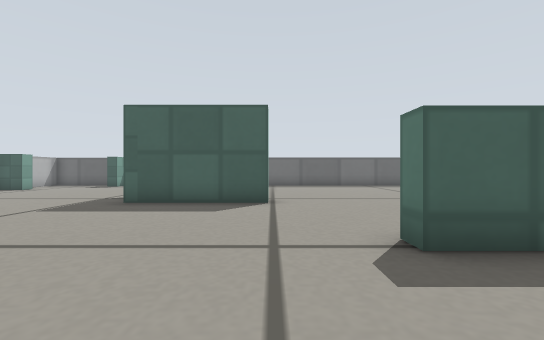
[1] (above)

19 first-person views from a walk through a robot-simulator world made for Gazebo. The camera is 0.17 m above the floor, looks level and sees 90° across. The floor is counted in squares, 0.2 m on a side. Each view is taken from the middle of a square. On the plan, view 1 faces up. The plan holds only what a view shows up to about 10 squares ahead; the rest is blank. Simple patterns stand in for the simulator's built-in surfaces.

[2]
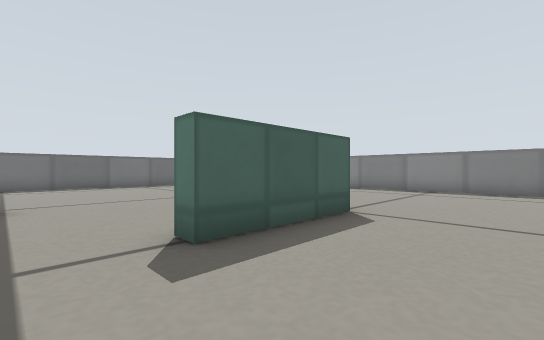

[3]
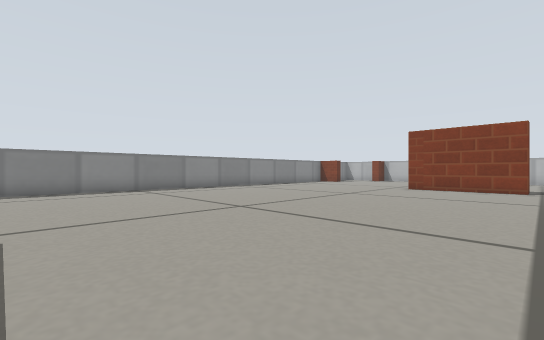

[4]
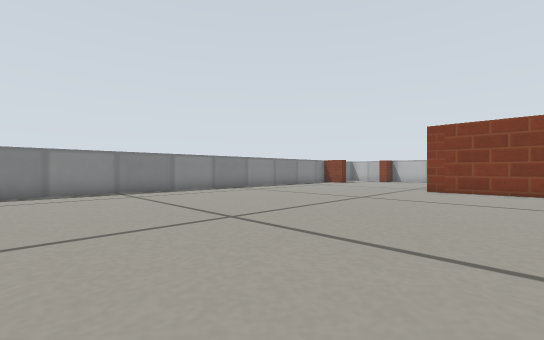

[5]
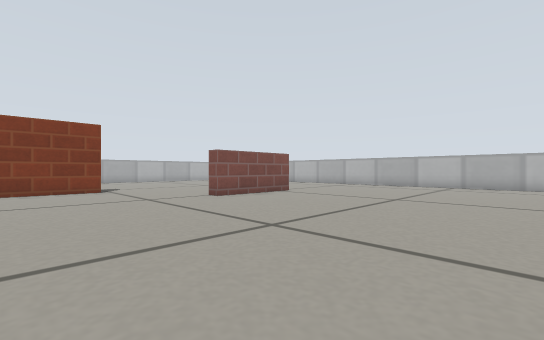

[6]
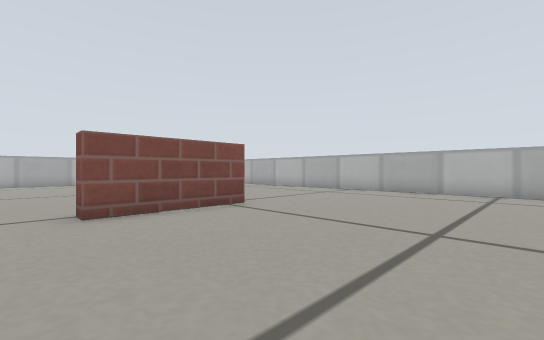

[7]
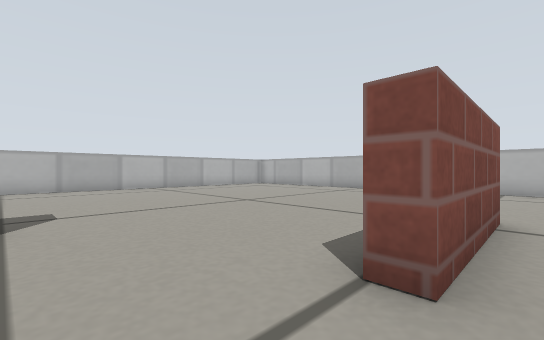

[8]
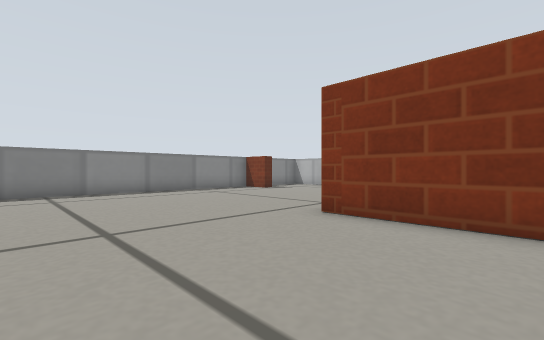

[9]
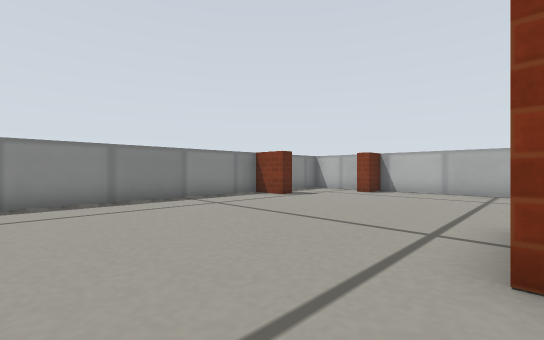

[10]
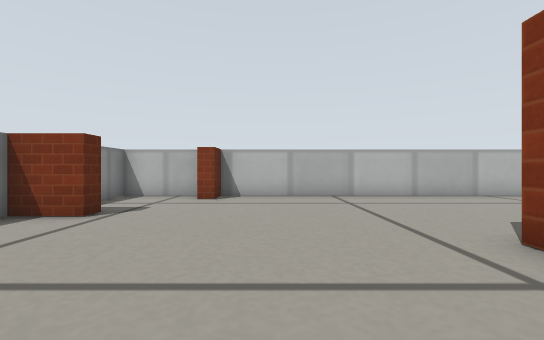

[11]
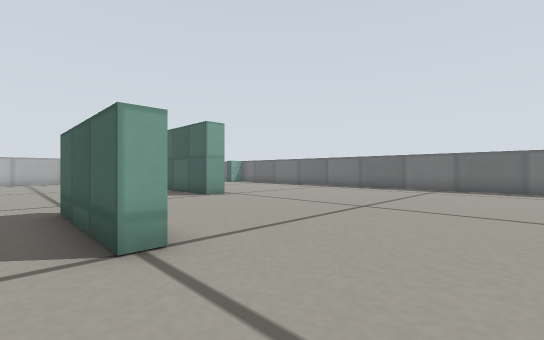

[12]
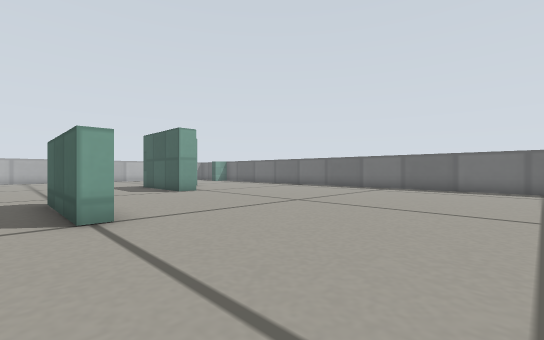

[13]
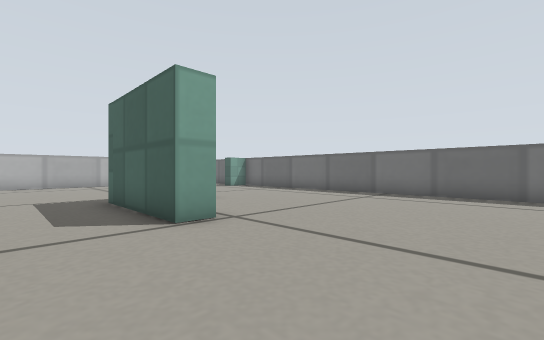

[14]
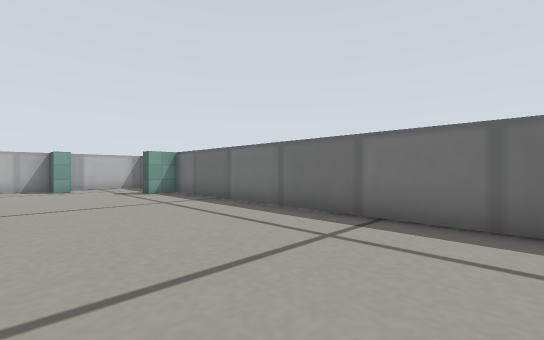

[15]
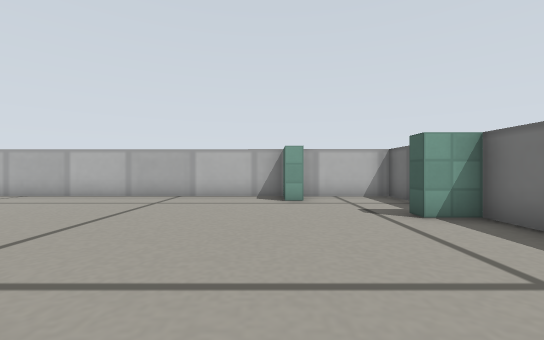

[16]
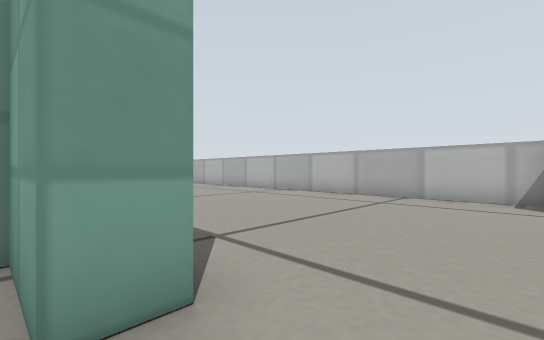

[17]
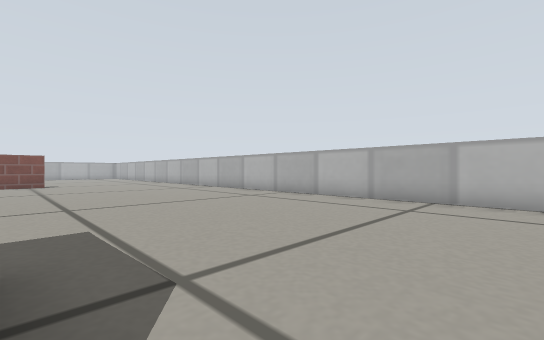

[18]
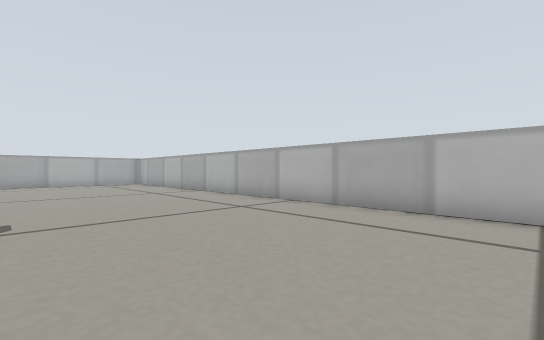

[19]
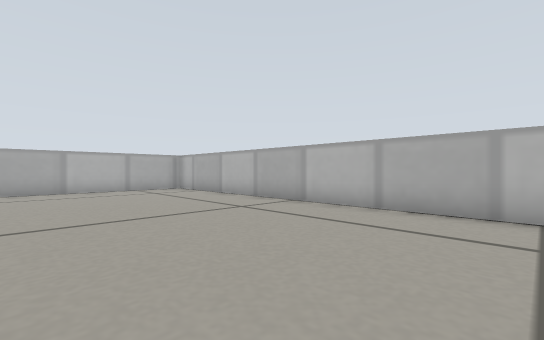

### Floor plan
Points are (right, up) in squares from view 1. A wall is a line through its corners. A room is listed if a view was taken in it or the views show most of it. See-through windows are left out.
Room 1 (views 1, 2, 3, 4, 5, 6, 7, 8, 9, 10, 11, 12, 13, 14, 15, 16, 17, 18, 19)
walls: (-5.5, -6.5) (-2, -6.5) (-2, -7); (5.1, 3.4) (5.1, 2.8) (1.6, 2.8) (1.6, 3.4); (0.4, -10.6) (4.2, -10.6); (-0.1, 7.7) (-0.1, 7) (-3.9, 7); (-11.7, -0.9) (-11.8, -15.4); (11.8, -2.4) (11.8, 2.4); (-4, 9.4) (-3.1, 9.5) (-3.1, 7.7); (-1.4, -18.8) (8.6, -18.8) (8.6, -17.8) (9.1, -17.8); (10.4, -15.5) (10.4, -14.9) (11.8, -14.9) (11.8, -6); (4.1, 14.6) (-7.8, 14.7) (-7.8, 13.7) (-8.4, 13.7); (-10.4, 11.9) (-10.4, 11.4) (-11.1, 11.4); (-11.7, 11.5) (-11.7, 2.2); (-8.4, -18.8) (-6, -18.8); (9.4, -18.8) (11.8, -18.8) (11.8, -17.5); (10.1, 14.6) (6.5, 14.6); (-10.3, 14.7) (-11.7, 14.7) (-11.7, 12)

Where each view was taken, in squares from view 1:
view 1: 0 up, 0 right, facing up
view 2: 0 up, 0 right, facing up-right
view 3: 2 up, 0 right, facing down-right
view 4: 1 up, 1 right, facing down-right
view 5: 1 up, 3 right, facing down-left
view 6: 1 down, 1 left, facing down-left
view 7: 6 down, 0 right, facing down-left
view 8: 6 down, 1 right, facing down-right
view 9: 8 down, 4 right, facing down-right
view 10: 10 down, 7 right, facing down
view 11: 2 up, 8 right, facing up-left
view 12: 2 up, 10 right, facing up-left
view 13: 5 up, 4 right, facing up-left
view 14: 10 up, 2 right, facing up-left
view 15: 11 up, 3 left, facing left
view 16: 11 up, 3 left, facing down-left
view 17: 10 up, 4 left, facing down-left
view 18: 2 down, 6 left, facing down-left
view 19: 7 down, 6 left, facing down-left
